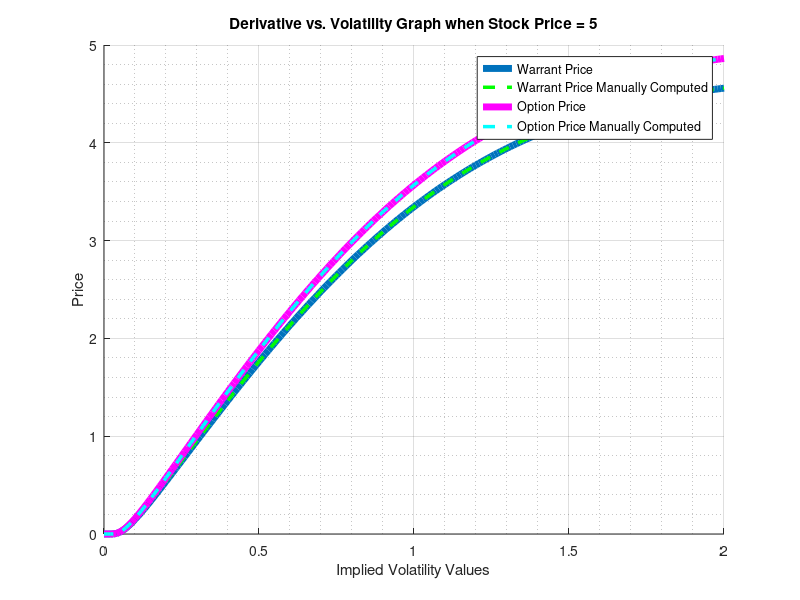
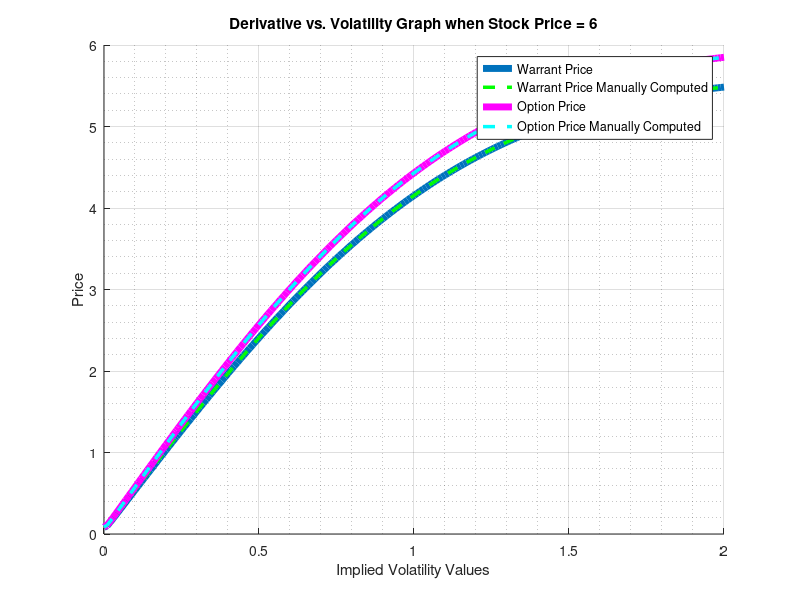
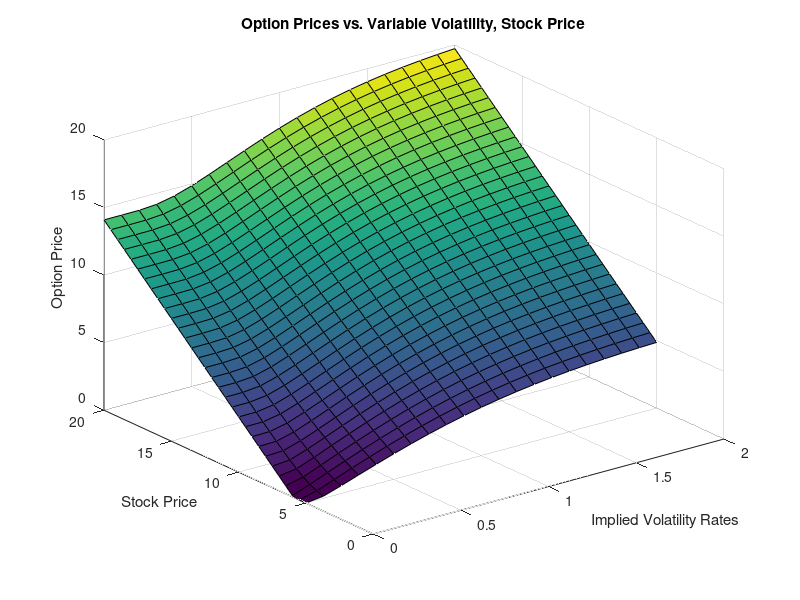
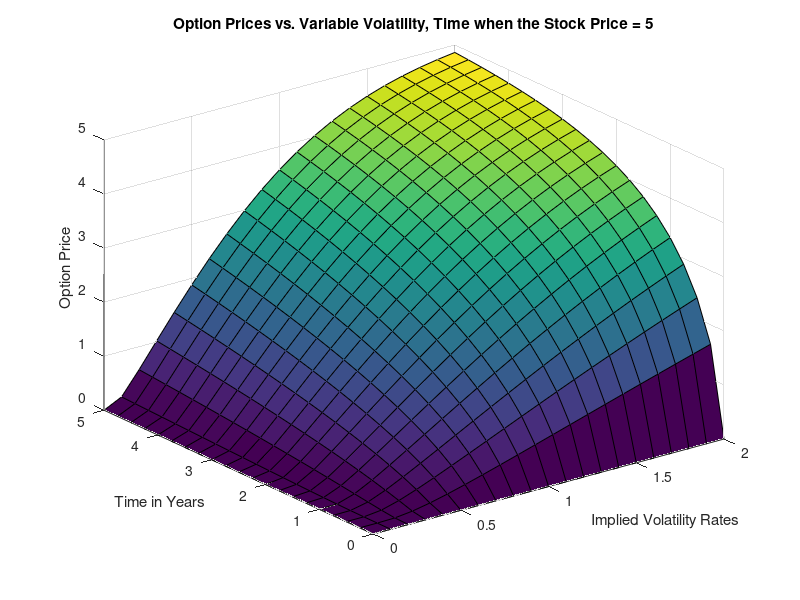

Here is the MATLAB script that generated these plots, in order:
clear;
clc;
close all;

diary BSCex

%% Defining the parameters of the warrant setup

A = 10^9;           % Total company assets, an assumed quantity subject to change
n = 10^6;           % Number of total shares outstanding, an assumed quantity subject to change
P = 10^5;           % Principle amount invested
un_pr = 3;          % Price of unit = 1 share common stock, 2 Series A warrants
K = 6;              % Series A Warrant strike price
m = 100000/un_pr;   % Number of Series A units bought
SA_m = m*2;         % Number of Series A warrants available to exercise
                    % Determining the corrective factor cf as required by BSC
cf = n/(SA_m+n);    % Note that corrective factor can be modified to something other than the share dilution n/(m+n)

format bank;

fprintf('Assumptions:\n\n')
fprintf('Number of shares n outstanding post sale of %f units: n = %d.\n\n',m,n);
fprintf('(N.B. We assume this value. This is important to know in order to get a sense\nof how much to dilute the n shares after m warrants are exercised.)\n\n');
fprintf('Series A warrant strike price K: K = $%.2f.\n',K);
format;
fprintf('Number of series A warrants SA_m assumed exercised: SA_m = %f.\n',SA_m);

%% Parameters for the blsprice function

sigma = 0:0.01:2;                       % Volatility rate for the company uniformly distributed
sigma_SP = [23.37450975, 41.28723142];
sigma_SP = sigma_SP/100;                % Volatility rate for company based on SP500 companies
R = 0.29; R = R/100;                    % The risk free rate of a 5 yr Treasury note per annum
T = 5;                                  % Time to expiry
prices = [5,6];                         % Simulated stock prices of interest
delta = 0;                              % Dividend (which is always 0 for this company)

% Use these for loops and indexing

M = length(prices);
N = length(sigma);
L = length(sigma_SP);

fprintf('SP500 average, median implied volatility rates sigma_SP: sigma_SP = %.2f%%, %.2f%%.\n', sigma_SP(1)*100, sigma_SP(2)*100);
fprintf('Simulated implied volatility rates sigma: sigma = %d%%, %d%%,..., %d%%, %d%%.\n',sigma(1)*100,sigma(2)*100,sigma(N-1)*100,sigma(N)*100);
fprintf('Risk free premium interest rate R of a 5 year treasury note: R = %.2f%%.\n', R*100);
fprintf('Time T until expiration of the warrants: T = %d years.\n',T);
fprintf('Test prices for the underlying shares S: S = ');

for k=1:M
    fprintf('$%.2f',prices(k));
    if k<M
        fprintf(', ');
    end
end

fprintf('.\n\n');

format bank

% Vectors used for graphing

War_pr_vals = [zeros(size(sigma)), zeros(size(sigma_SP))];
Opt_pr_vals = War_pr_vals;

War_pr_vals_cm = zeros(size(sigma));
Opt_pr_vals_cm = War_pr_vals_cm;

comb_sigma = [sigma sigma_SP];
[comb_sigma, ind] =sort(comb_sigma);

%% Running Black Scholes

for j = 1:M
    
    pr = prices(j);
    

    fprintf('\n-------------------------\n\nComputed using MATLAB\n');
    fprintf('\nStock Price\t\t\tVolatility\t\tWarrant Price\t\tUndiluted Option Price\n\n');
    
    % Calculating Black Scholes for the simulated implied volatilitis listed in sigma, sigma_SP
    
    for k = 1:N
        sd = sigma(k);
        [War_pr,~] = blsprice(pr, K, R, T, sd);
        Opt_pr = War_pr;                % Saving the base option price
        War_pr = War_pr*cf;             % Applying the corrective for dilution to get the warrant price
        Opt_pr_vals(k) = Opt_pr;        % Saving values
        War_pr_vals(k) = War_pr;        
        fprintf('$%.2f\t\t\t\t%f\t\t$%f\t\t\t$%f\n',pr,sd,War_pr,Opt_pr);
    end
        
    fprintf('\n');
    
    % Calculating Black Scholes for the SP500 based implied  volatilities
    
    for l = 1:L
        sd = sigma_SP(l);
        [War_pr,~] = blsprice(pr, K, R, T, sd);
        Opt_pr = War_pr;                % Saving the base option price
        War_pr = War_pr*cf;             % Applying the corrective for dilution to get the warrant price
        Opt_pr_vals(l+N) = Opt_pr;      % Saving values
        War_pr_vals(l+N) = War_pr;
        fprintf('$%.2f\t\t\t\t%f\t\t$%f\t\t\t$%f\n',pr,sd,War_pr,Opt_pr);
    end

    fprintf('\n-------------------------\n\nComputed Manually\n');
    fprintf('\nStock Price\t\t\tVolatility\t\tWarrant Price\t\tUndiluted Option Price\n\n');
    
    %% Repeat the simulation using manual calculation

    for k = 1:N
        sd = sigma(k);
        d1 = log(pr/K) +(R - delta + 0.5*sd^2)*T;               % Calculating d1 according to the BSC formula
        d1 = d1/(sd*sqrt(T));                                   % Calculating d1 according to the BSC formula
        d2 = d1 - sd*sqrt(T);                                   % Calculating d2 according to the BSC formala
        War_pr = pr*normcdf(d1) - K*exp(-R*T)*normcdf(d2);      % Calculating the option price manually
        Opt_pr = War_pr;                                        % Saving the base option price
        War_pr = War_pr*cf;                                     % Applying the corrective for dilution to get the warrant price
        Opt_pr_vals_cm(k) = Opt_pr;                             % Saving values
        War_pr_vals_cm(k) = War_pr;
        fprintf('$%.2f\t\t\t\t%f\t\t$%f\t\t\t$%f\n',pr,sd,War_pr,Opt_pr);
    end
    
    fprintf('\n');
    
    for l = 1:L
        sd = sigma_SP(l);
        d1 = log(pr/K) +(R - delta + 0.5*sd^2)*T;               % Calculating d1 according to the BSC formula.
        d1 = d1/(sd*sqrt(T));                                   % Calculating d1 according to the BSC formula.
        d2 = d1 - sd*sqrt(T);                                   % Calculating d2 according to the BSC formala
        War_pr = pr*normcdf(d1) - K*exp(-R*T)*normcdf(d2);      % Calculating the option price manually.
        Opt_pr = War_pr;                                        % Saving the base option price
        War_pr = War_pr*cf;                                     % Applying the corrective for dilution to get the warrant price
        Opt_pr_vals_cm(l+N) = Opt_pr;                           % Saving values
        War_pr_vals_cm(l+N) = War_pr;
        fprintf('$%.2f\t\t\t\t%f\t\t$%f\t\t\t$%f\n',pr,sd,War_pr,Opt_pr);
    end
    
 %% Plot Results   
    figure;
    hold on
    plot(comb_sigma,War_pr_vals(ind),'LineWidth',5)
    plot(comb_sigma, War_pr_vals_cm(ind), '--g', 'LineWidth',2.5)
    plot(comb_sigma, Opt_pr_vals(ind), 'magenta','LineWidth',5)
    plot(comb_sigma, Opt_pr_vals_cm(ind),'--c','LineWidth',2.5);
    
    xlabel('Implied Volatility Values');
    ylabel('Price');
    legend('Warrant Price','Warrant Price Manually Computed','Option Price','Option Price Manually Computed') 
    title(['Derivative vs. Volatility Graph when Stock Price = ', num2str(pr)]);

    grid on 
    grid minor
    set(gca,'xtick',linspace(0, sigma(end), 5))
    set(gca,'ytick',linspace(0,pr,pr+1)) 
    
    fprintf('\n');
    
end

%% Produce 3D Plots of the the option prices vs. two variables

% When sigma and the stock price are allowed to vary

figure;

Prices = 5:0.5:20;
sigma = 0:.1:2;
[SD, PR] = meshgrid(sigma, Prices);

BSCpr = @(x,y) blsprice(y, K, R, T, x);

OPT_PR = BSCpr(SD, PR);
surf(SD,PR,OPT_PR);

xlabel('Implied Volatility Rates');
ylabel('Stock Price');
zlabel('Option Price');
title('Option Prices vs. Variable Volatility, Stock Price')

% When sigma and the time until expiration are allowed to vary (when the
% stock price is 5, 6 dollars.

Tvals = 0:0.25:5;
[SD, TVALS] = meshgrid(sigma, Tvals);

for l = 1:L
    
    figure;

    pr = prices(l);
    BSCt = @(x,y) blsprice(pr, K, R, y, x);
    OPT_PR = BSCt(SD, TVALS);
    surf(SD,TVALS,OPT_PR);
    
    xlabel('Implied Volatility Rates');
    ylabel('Time in Years');
    zlabel('Option Price');
    title(['Option Prices vs. Variable Volatility, Time when the Stock Price = ', num2str(pr)]);
    
end

diary off
